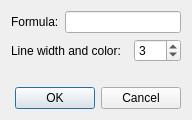
<?xml version="1.0" encoding="UTF-8"?>
<ui version="4.0">
 <class>QtnpGraphicDialog</class>
 <widget class="QDialog" name="QtnpGraphicDialog">
  <property name="geometry">
   <rect>
    <x>0</x>
    <y>0</y>
    <width>192</width>
    <height>120</height>
   </rect>
  </property>
  <property name="windowTitle">
   <string>Dialog</string>
  </property>
  <layout class="QVBoxLayout" name="verticalLayout_2">
   <item>
    <layout class="QVBoxLayout" name="verticalLayout">
     <item>
      <layout class="QHBoxLayout" name="formulalayout">
       <item>
        <widget class="QLabel" name="formulaL">
         <property name="text">
          <string>Formula:</string>
         </property>
        </widget>
       </item>
       <item>
        <widget class="QLineEdit" name="formula"/>
       </item>
      </layout>
     </item>
     <item>
      <layout class="QHBoxLayout" name="propLayout">
       <item>
        <widget class="QLabel" name="formulaColorTreickL">
         <property name="text">
          <string>Line width and color:</string>
         </property>
        </widget>
       </item>
       <item>
        <widget class="QSpinBox" name="spinBox">
         <property name="sizePolicy">
          <sizepolicy hsizetype="Fixed" vsizetype="Fixed">
           <horstretch>0</horstretch>
           <verstretch>0</verstretch>
          </sizepolicy>
         </property>
         <property name="minimum">
          <number>1</number>
         </property>
         <property name="maximum">
          <number>999</number>
         </property>
         <property name="value">
          <number>3</number>
         </property>
        </widget>
       </item>
      </layout>
     </item>
    </layout>
   </item>
   <item>
    <spacer name="verticalSpacer">
     <property name="orientation">
      <enum>Qt::Vertical</enum>
     </property>
     <property name="sizeHint" stdset="0">
      <size>
       <width>20</width>
       <height>40</height>
      </size>
     </property>
    </spacer>
   </item>
   <item>
    <layout class="QHBoxLayout" name="horizontalLayout">
     <item>
      <spacer name="horizontalSpacer">
       <property name="orientation">
        <enum>Qt::Horizontal</enum>
       </property>
       <property name="sizeHint" stdset="0">
        <size>
         <width>40</width>
         <height>20</height>
        </size>
       </property>
      </spacer>
     </item>
     <item>
      <widget class="QPushButton" name="okB">
       <property name="text">
        <string>OK</string>
       </property>
      </widget>
     </item>
     <item>
      <widget class="QPushButton" name="cancelB">
       <property name="text">
        <string>Cancel</string>
       </property>
      </widget>
     </item>
    </layout>
   </item>
  </layout>
 </widget>
 <tabstops>
  <tabstop>formula</tabstop>
  <tabstop>okB</tabstop>
  <tabstop>cancelB</tabstop>
 </tabstops>
 <resources/>
 <connections>
  <connection>
   <sender>cancelB</sender>
   <signal>clicked()</signal>
   <receiver>QtnpGraphicDialog</receiver>
   <slot>reject()</slot>
   <hints>
    <hint type="sourcelabel">
     <x>270</x>
     <y>85</y>
    </hint>
    <hint type="destinationlabel">
     <x>319</x>
     <y>66</y>
    </hint>
   </hints>
  </connection>
 </connections>
</ui>
